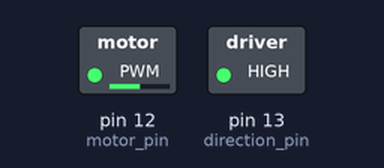
Bench run of a sketch on a simulated Arduino Uno, built with avr-gcc and run on an emulated ATmega328P. Parts: switched loads named in the sketch (green lamp = pin HIGH).

Above: at 0.05 s.
At 4.0 s:
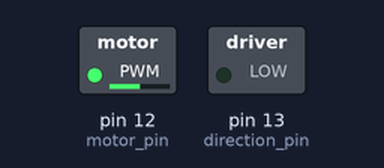
Timing chart, 0 to 4.7 s (numbered marks = the images above):
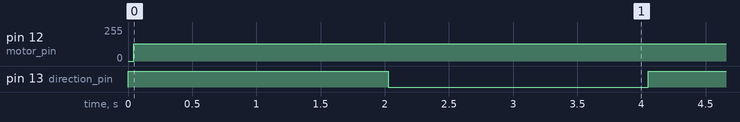

The sketch:

stegmotor_1.ino
```cpp
const int motor_pin = 12; // PUL +5V
const int direction_pin = 13; // DIR +5V, will be TRUE in one direction

// Needs to toggle to keep moving forward
int motor_pin_status = 0;

int go_forward()
{
  digitalWrite(direction_pin, HIGH);
  digitalWrite(motor_pin, motor_pin_status);
  motor_pin_status = !motor_pin_status;
}

int go_backward()
{
  digitalWrite(direction_pin, LOW);
  digitalWrite(motor_pin, motor_pin_status);
  motor_pin_status = !motor_pin_status;
}

void setup()
{
  pinMode(motor_pin, OUTPUT);
  pinMode(direction_pin, OUTPUT);
}

int my_position = 0;

void loop() {
  for (int i=0; i!=2000; ++i)
  {
    go_forward();
    delay(1);
  }
  for (int i=0; i!=2000; ++i)
  {
    go_backward();
    delay(1);
  }
}
```

Measured:
- by itself, pin 12 (motor_pin): 0/255 → 129/255 at 0.05 s
- by itself, pin 13 (direction_pin): alternates HIGH for 2.0 s and LOW for 2.0 s
